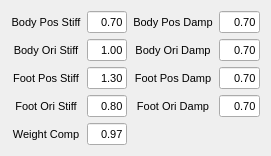
  <widget class="QWidget" name="layoutWidget">
   <property name="geometry">
    <rect>
     <x>400</x>
     <y>191</y>
     <width>271</width>
     <height>136</height>
    </rect>
   </property>
   <layout class="QGridLayout" name="gridLayout_3">
    <item row="0" column="0">
     <widget class="QLabel" name="label_90">
      <property name="font">
       <font>
        <pointsize>8</pointsize>
       </font>
      </property>
      <property name="text">
       <string>Body Pos Stiff</string>
      </property>
      <property name="alignment">
       <set>Qt::AlignCenter</set>
      </property>
     </widget>
    </item>
    <item row="0" column="1">
     <widget class="QLineEdit" name="CON_LSSP_GAIN_BODY_POS_STIFF">
      <property name="font">
       <font>
        <pointsize>8</pointsize>
       </font>
      </property>
      <property name="text">
       <string>0.70</string>
      </property>
      <property name="alignment">
       <set>Qt::AlignRight|Qt::AlignTrailing|Qt::AlignVCenter</set>
      </property>
     </widget>
    </item>
    <item row="0" column="2">
     <widget class="QLabel" name="label_91">
      <property name="font">
       <font>
        <pointsize>8</pointsize>
       </font>
      </property>
      <property name="text">
       <string>Body Pos Damp</string>
      </property>
      <property name="alignment">
       <set>Qt::AlignCenter</set>
      </property>
     </widget>
    </item>
    <item row="0" column="3">
     <widget class="QLineEdit" name="CON_LSSP_GAIN_BODY_POS_DAMP">
      <property name="font">
       <font>
        <pointsize>8</pointsize>
       </font>
      </property>
      <property name="text">
       <string>0.70</string>
      </property>
      <property name="alignment">
       <set>Qt::AlignRight|Qt::AlignTrailing|Qt::AlignVCenter</set>
      </property>
     </widget>
    </item>
    <item row="1" column="0">
     <widget class="QLabel" name="label_92">
      <property name="font">
       <font>
        <pointsize>8</pointsize>
       </font>
      </property>
      <property name="text">
       <string>Body Ori Stiff</string>
      </property>
      <property name="alignment">
       <set>Qt::AlignCenter</set>
      </property>
     </widget>
    </item>
    <item row="1" column="1">
     <widget class="QLineEdit" name="CON_LSSP_GAIN_BODY_ORI_STIFF">
      <property name="font">
       <font>
        <pointsize>8</pointsize>
       </font>
      </property>
      <property name="text">
       <string>1.00</string>
      </property>
      <property name="alignment">
       <set>Qt::AlignRight|Qt::AlignTrailing|Qt::AlignVCenter</set>
      </property>
     </widget>
    </item>
    <item row="1" column="2">
     <widget class="QLabel" name="label_93">
      <property name="font">
       <font>
        <pointsize>8</pointsize>
       </font>
      </property>
      <property name="text">
       <string>Body Ori Damp</string>
      </property>
      <property name="alignment">
       <set>Qt::AlignCenter</set>
      </property>
     </widget>
    </item>
    <item row="1" column="3">
     <widget class="QLineEdit" name="CON_LSSP_GAIN_BODY_ORI_DAMP">
      <property name="font">
       <font>
        <pointsize>8</pointsize>
       </font>
      </property>
      <property name="text">
       <string>0.70</string>
      </property>
      <property name="alignment">
       <set>Qt::AlignRight|Qt::AlignTrailing|Qt::AlignVCenter</set>
      </property>
     </widget>
    </item>
    <item row="2" column="0">
     <widget class="QLabel" name="label_94">
      <property name="font">
       <font>
        <pointsize>8</pointsize>
       </font>
      </property>
      <property name="text">
       <string>Foot Pos Stiff</string>
      </property>
      <property name="alignment">
       <set>Qt::AlignCenter</set>
      </property>
     </widget>
    </item>
    <item row="2" column="1">
     <widget class="QLineEdit" name="CON_LSSP_GAIN_FOOT_POS_STIFF">
      <property name="font">
       <font>
        <pointsize>8</pointsize>
       </font>
      </property>
      <property name="text">
       <string>1.30</string>
      </property>
      <property name="alignment">
       <set>Qt::AlignRight|Qt::AlignTrailing|Qt::AlignVCenter</set>
      </property>
     </widget>
    </item>
    <item row="2" column="2">
     <widget class="QLabel" name="label_95">
      <property name="font">
       <font>
        <pointsize>8</pointsize>
       </font>
      </property>
      <property name="text">
       <string>Foot Pos Damp</string>
      </property>
      <property name="alignment">
       <set>Qt::AlignCenter</set>
      </property>
     </widget>
    </item>
    <item row="2" column="3">
     <widget class="QLineEdit" name="CON_LSSP_GAIN_FOOT_POS_DAMP">
      <property name="font">
       <font>
        <pointsize>8</pointsize>
       </font>
      </property>
      <property name="text">
       <string>0.70</string>
      </property>
      <property name="alignment">
       <set>Qt::AlignRight|Qt::AlignTrailing|Qt::AlignVCenter</set>
      </property>
     </widget>
    </item>
    <item row="3" column="0">
     <widget class="QLabel" name="label_96">
      <property name="font">
       <font>
        <pointsize>8</pointsize>
       </font>
      </property>
      <property name="text">
       <string>Foot Ori Stiff</string>
      </property>
      <property name="alignment">
       <set>Qt::AlignCenter</set>
      </property>
     </widget>
    </item>
    <item row="3" column="1">
     <widget class="QLineEdit" name="CON_LSSP_GAIN_FOOT_ORI_STIFF">
      <property name="font">
       <font>
        <pointsize>8</pointsize>
       </font>
      </property>
      <property name="text">
       <string>0.80</string>
      </property>
      <property name="alignment">
       <set>Qt::AlignRight|Qt::AlignTrailing|Qt::AlignVCenter</set>
      </property>
     </widget>
    </item>
    <item row="3" column="2">
     <widget class="QLabel" name="label_97">
      <property name="font">
       <font>
        <pointsize>8</pointsize>
       </font>
      </property>
      <property name="text">
       <string>Foot Ori Damp</string>
      </property>
      <property name="alignment">
       <set>Qt::AlignCenter</set>
      </property>
     </widget>
    </item>
    <item row="3" column="3">
     <widget class="QLineEdit" name="CON_LSSP_GAIN_FOOT_ORI_DAMP">
      <property name="font">
       <font>
        <pointsize>8</pointsize>
       </font>
      </property>
      <property name="text">
       <string>0.70</string>
      </property>
      <property name="alignment">
       <set>Qt::AlignRight|Qt::AlignTrailing|Qt::AlignVCenter</set>
      </property>
     </widget>
    </item>
    <item row="4" column="0">
     <widget class="QLabel" name="label_116">
      <property name="font">
       <font>
        <pointsize>8</pointsize>
       </font>
      </property>
      <property name="text">
       <string>Weight Comp</string>
      </property>
      <property name="alignment">
       <set>Qt::AlignCenter</set>
      </property>
     </widget>
    </item>
    <item row="4" column="1">
     <widget class="QLineEdit" name="CON_LSSP_GAIN_WEIGHT_COMP">
      <property name="font">
       <font>
        <pointsize>8</pointsize>
       </font>
      </property>
      <property name="text">
       <string>0.97</string>
      </property>
      <property name="alignment">
       <set>Qt::AlignRight|Qt::AlignTrailing|Qt::AlignVCenter</set>
      </property>
     </widget>
    </item>
   </layout>
  </widget>
